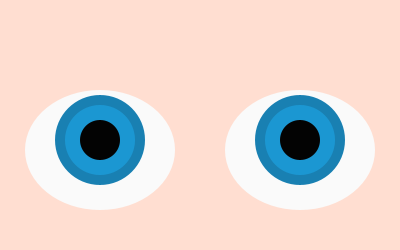
Frame 1 (no input)
Frame 60 (the mouse pressed at the canvas centre just before this capture): identical to frame 1, image omitted
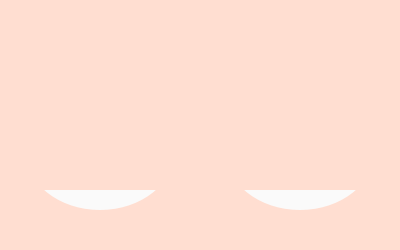
Frame 120 (the mouse held since frame 60 and released just before this capture)

The Processing sketch that drew these frames (run headless with seeded random() and noise(); from frame 60 on, the mouse is pressed at the canvas centre):

// Processing sketch: processing_95716
// ── processing_95716.pde

int hp=60;
int x=100;
int y=140;
void setup(){
  size (400,250);
  smooth();
}
void draw() {
  background(#FFDED1);
  noStroke();
  //eye left
  fill(250);
  ellipse (100,150,150,120);
  fill(#1980B2);
  ellipse (x,y,90,90);
  fill(29,161,224,179);
  ellipse(x,y,70,70);
  fill(164,216,109,127);
  //ellipse(100,140,50,50);
  fill(#030303);
  ellipse(x,y,40,40);
  
  //eyeright
  fill(250);
  ellipse (300,150,150,120);
  fill(#1980B2);
  ellipse (x+200,y,90,90);
  fill(29,161,224,179);
  ellipse(x+200,y,70,70);
  fill(164,216,109,127);
  //ellipse(100,140,50,50);
  fill(#030303);
  ellipse(x+200,y,40,40);
  
  
  //blinking
  fill(#FFDED1);
  rect(0,0,400,hp);
  if ((mousePressed==true)&&(hp<220)){
    hp=hp+5;
  }
  else if (hp>210){
    hp=60;
  }
  

  
}
  
